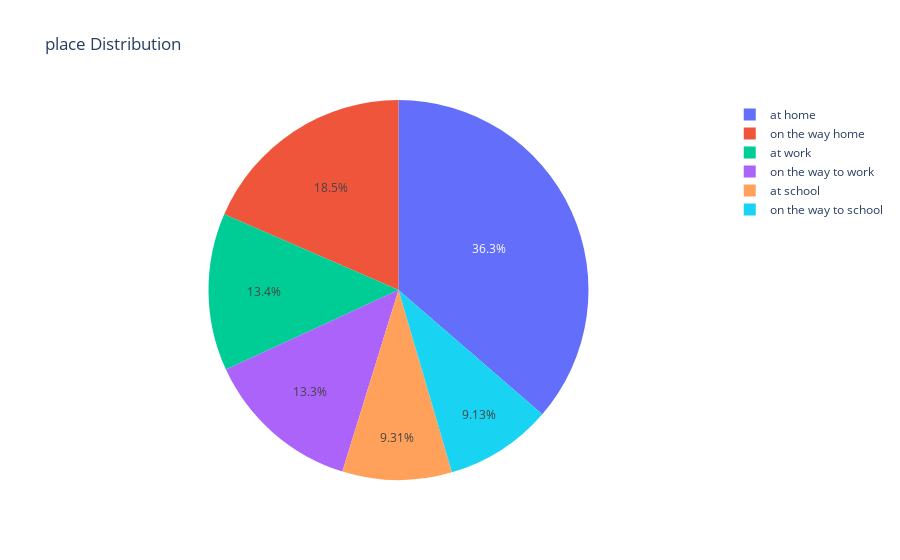

The cell this chart's notebook holds for it:
### Code cell
draw_pie_chart('place')

### Figure 1 — Plotly figure (JSON) as saved in the notebook; plotly's stock layout.template omitted (floating-point values rounded to 4 significant figures)
{"data": [{"labels": ["at home", "on the way home", "at work", "on the way to work", "at school", "on the way to school"], "textinfo": "percent", "type": "pie", "values": [28188, 14336, 10393, 10352, 7222, 7080]}], "layout": {"title": {"text": "place Distribution"}}}
